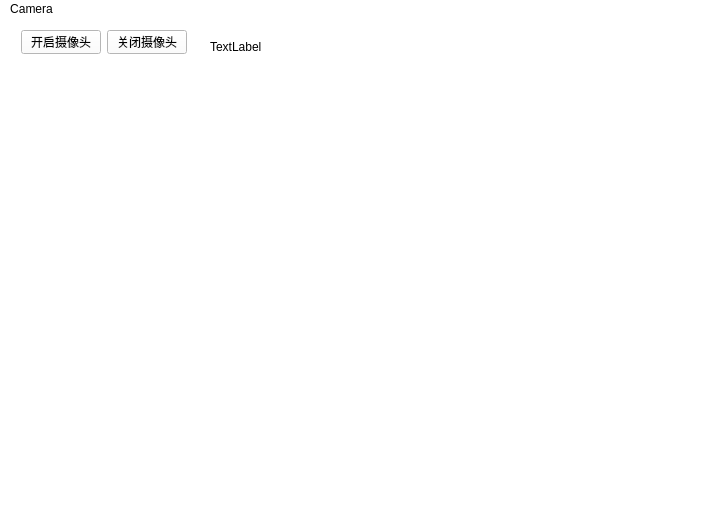
<?xml version="1.0" encoding="UTF-8"?>
<ui version="4.0">
 <class>Camera</class>
 <widget class="QMainWindow" name="Camera">
  <property name="geometry">
   <rect>
    <x>0</x>
    <y>0</y>
    <width>717</width>
    <height>526</height>
   </rect>
  </property>
  <property name="windowTitle">
   <string>MainWindow</string>
  </property>
  <property name="styleSheet">
   <string notr="true">background-color: rgb(255, 255, 255);</string>
  </property>
  <widget class="QWidget" name="viewfinder">
   <property name="styleSheet">
    <string notr="true">background-color: rgb(255, 255, 255);</string>
   </property>
   <widget class="QPushButton" name="openvideo">
    <property name="geometry">
     <rect>
      <x>21</x>
      <y>11</y>
      <width>80</width>
      <height>24</height>
     </rect>
    </property>
    <property name="text">
     <string>开启摄像头</string>
    </property>
   </widget>
   <widget class="QPushButton" name="closevideo">
    <property name="geometry">
     <rect>
      <x>107</x>
      <y>11</y>
      <width>80</width>
      <height>24</height>
     </rect>
    </property>
    <property name="text">
     <string>关闭摄像头</string>
    </property>
   </widget>
   <widget class="QLabel" name="me">
    <property name="geometry">
     <rect>
      <x>30</x>
      <y>40</y>
      <width>261</width>
      <height>271</height>
     </rect>
    </property>
    <property name="text">
     <string/>
    </property>
    <property name="scaledContents">
     <bool>true</bool>
    </property>
   </widget>
   <widget class="QLabel" name="lb_name">
    <property name="geometry">
     <rect>
      <x>210</x>
      <y>20</y>
      <width>54</width>
      <height>16</height>
     </rect>
    </property>
    <property name="text">
     <string>TextLabel</string>
    </property>
   </widget>
   <widget class="QLabel" name="second">
    <property name="geometry">
     <rect>
      <x>290</x>
      <y>40</y>
      <width>261</width>
      <height>271</height>
     </rect>
    </property>
    <property name="text">
     <string/>
    </property>
    <property name="scaledContents">
     <bool>true</bool>
    </property>
   </widget>
  </widget>
  <widget class="QMenuBar" name="menubar">
   <property name="geometry">
    <rect>
     <x>0</x>
     <y>0</y>
     <width>717</width>
     <height>21</height>
    </rect>
   </property>
   <widget class="QMenu" name="menuCamera">
    <property name="title">
     <string>Camera</string>
    </property>
   </widget>
   <addaction name="menuCamera"/>
  </widget>
  <widget class="QStatusBar" name="statusBar"/>
 </widget>
 <resources/>
 <connections/>
</ui>
